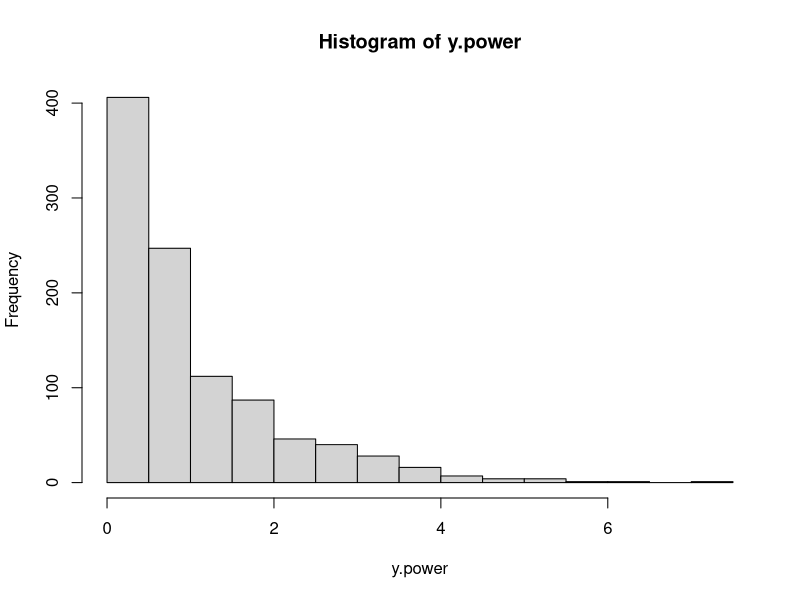
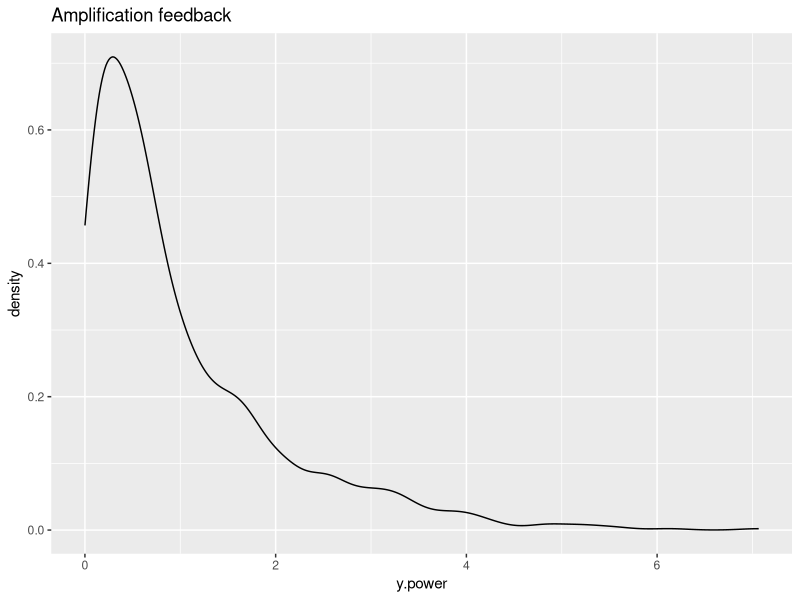
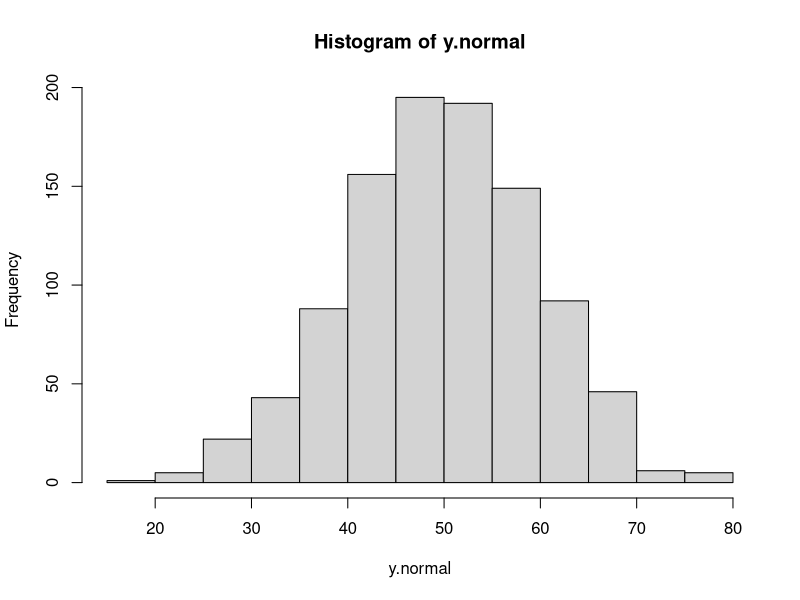
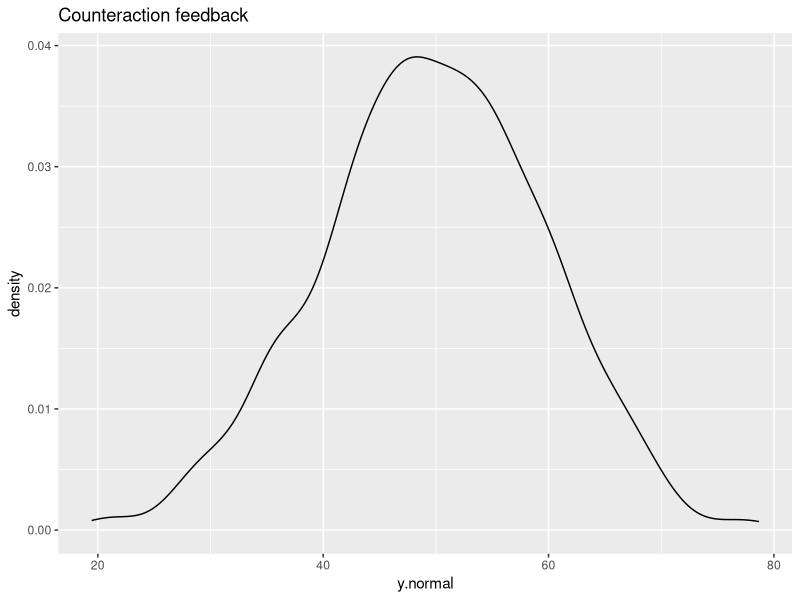
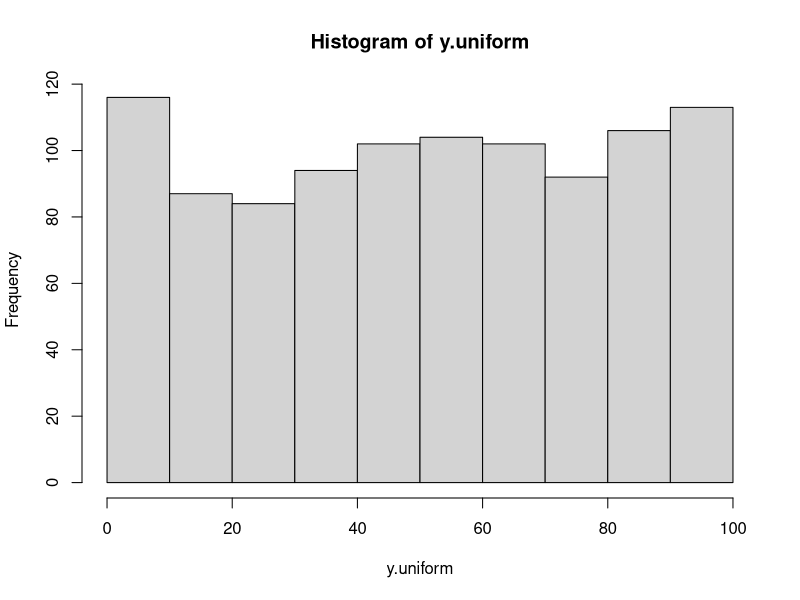
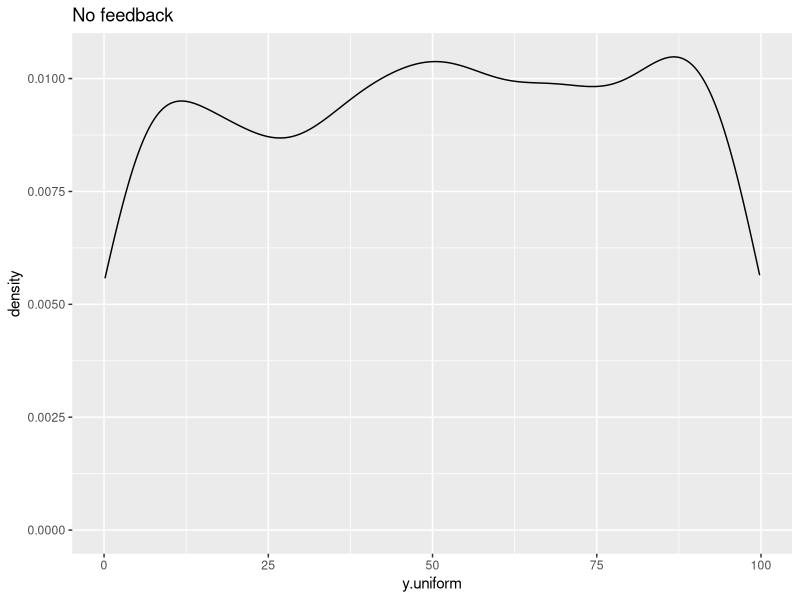

Write the R code that produced these figures, in order.
#This code creates density plots of variables with different distributions
#The variables come from normal, unifiorm and power distribution
#The code's output will be density graphs side by side with titles
set.seed(15656)
library(ggplot2)



y.power <-rexp(1000, rate = 1)
hist(y.power)
y.power <- data.frame(y.power)
power.plot <-ggplot(y.power, aes(x=y.power)) + geom_density()
print(power.plot + ggtitle("Amplification feedback"))


y.normal <- rnorm(1000, mean = 50, sd = 10)
hist(y.normal)
y.normal <- data.frame(y.normal)
normal.plot <-ggplot(y.normal, aes(x=y.normal)) + geom_density()
print(normal.plot + ggtitle("Counteraction feedback"))

y.uniform <- runif(1000, min = 0, max = 100)
hist(y.uniform)
y.uniform <- data.frame(y.uniform)
uniform.plot <-ggplot(y.uniform, aes(x=y.uniform)) + geom_density()
print(uniform.plot + ggtitle("No feedback"))

